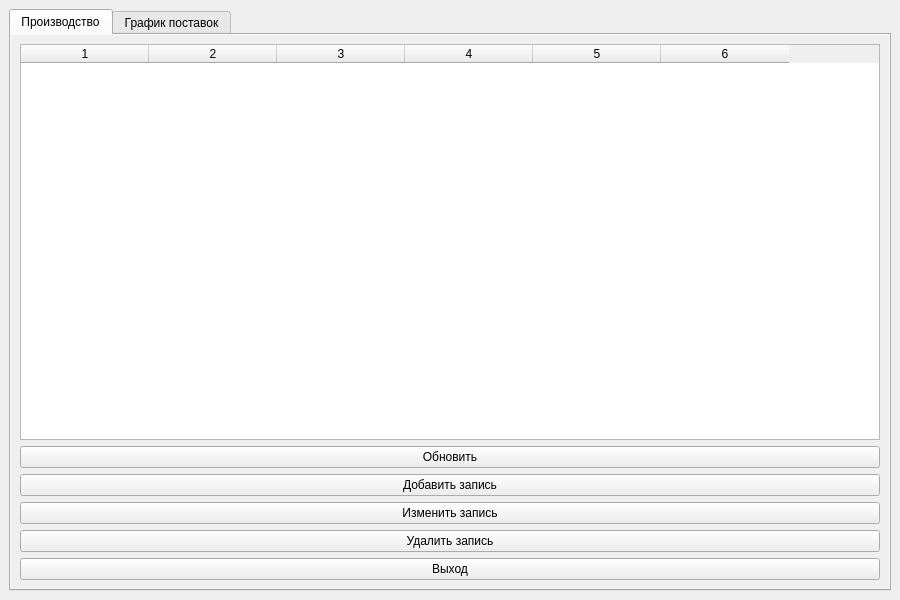
<?xml version="1.0" encoding="UTF-8"?>
<ui version="4.0">
 <class>MainWindow</class>
 <widget class="QMainWindow" name="MainWindow">
  <property name="enabled">
   <bool>true</bool>
  </property>
  <property name="geometry">
   <rect>
    <x>0</x>
    <y>0</y>
    <width>900</width>
    <height>600</height>
   </rect>
  </property>
  <property name="sizePolicy">
   <sizepolicy hsizetype="Expanding" vsizetype="Expanding">
    <horstretch>0</horstretch>
    <verstretch>0</verstretch>
   </sizepolicy>
  </property>
  <property name="baseSize">
   <size>
    <width>800</width>
    <height>600</height>
   </size>
  </property>
  <property name="windowTitle">
   <string>Промышленное производство</string>
  </property>
  <property name="animated">
   <bool>true</bool>
  </property>
  <widget class="QWidget" name="centralwidget">
   <layout class="QVBoxLayout" name="verticalLayout">
    <property name="sizeConstraint">
     <enum>QLayout::SetDefaultConstraint</enum>
    </property>
    <item>
     <widget class="QTabWidget" name="tabWidget">
      <property name="sizePolicy">
       <sizepolicy hsizetype="Expanding" vsizetype="Expanding">
        <horstretch>0</horstretch>
        <verstretch>0</verstretch>
       </sizepolicy>
      </property>
      <property name="currentIndex">
       <number>0</number>
      </property>
      <widget class="QWidget" name="tab">
       <property name="autoFillBackground">
        <bool>true</bool>
       </property>
       <attribute name="title">
        <string>Производство</string>
       </attribute>
       <layout class="QVBoxLayout" name="verticalLayout_2">
        <property name="sizeConstraint">
         <enum>QLayout::SetMaximumSize</enum>
        </property>
        <item>
         <widget class="QTableWidget" name="tableWidget_1">
          <property name="sizePolicy">
           <sizepolicy hsizetype="Expanding" vsizetype="Expanding">
            <horstretch>0</horstretch>
            <verstretch>0</verstretch>
           </sizepolicy>
          </property>
          <property name="tabletTracking">
           <bool>false</bool>
          </property>
          <property name="contextMenuPolicy">
           <enum>Qt::NoContextMenu</enum>
          </property>
          <property name="lineWidth">
           <number>1</number>
          </property>
          <property name="sizeAdjustPolicy">
           <enum>QAbstractScrollArea::AdjustToContents</enum>
          </property>
          <property name="editTriggers">
           <set>QAbstractItemView::NoEditTriggers</set>
          </property>
          <property name="dragEnabled">
           <bool>false</bool>
          </property>
          <property name="columnCount">
           <number>6</number>
          </property>
          <attribute name="horizontalHeaderVisible">
           <bool>true</bool>
          </attribute>
          <attribute name="horizontalHeaderCascadingSectionResizes">
           <bool>true</bool>
          </attribute>
          <attribute name="horizontalHeaderMinimumSectionSize">
           <number>40</number>
          </attribute>
          <attribute name="horizontalHeaderDefaultSectionSize">
           <number>128</number>
          </attribute>
          <attribute name="horizontalHeaderHighlightSections">
           <bool>true</bool>
          </attribute>
          <attribute name="horizontalHeaderStretchLastSection">
           <bool>false</bool>
          </attribute>
          <attribute name="verticalHeaderVisible">
           <bool>false</bool>
          </attribute>
          <attribute name="verticalHeaderCascadingSectionResizes">
           <bool>true</bool>
          </attribute>
          <attribute name="verticalHeaderHighlightSections">
           <bool>true</bool>
          </attribute>
          <attribute name="verticalHeaderShowSortIndicator" stdset="0">
           <bool>false</bool>
          </attribute>
          <column/>
          <column/>
          <column/>
          <column/>
          <column/>
          <column/>
         </widget>
        </item>
        <item>
         <widget class="QPushButton" name="Refresh">
          <property name="text">
           <string>Обновить</string>
          </property>
         </widget>
        </item>
        <item>
         <widget class="QPushButton" name="AddLine">
          <property name="text">
           <string>Добавить запись</string>
          </property>
         </widget>
        </item>
        <item>
         <widget class="QPushButton" name="ChangeLine">
          <property name="text">
           <string>Изменить запись</string>
          </property>
         </widget>
        </item>
        <item>
         <widget class="QPushButton" name="RemoveLine">
          <property name="text">
           <string>Удалить запись</string>
          </property>
         </widget>
        </item>
        <item>
         <widget class="QPushButton" name="Exit">
          <property name="text">
           <string>Выход</string>
          </property>
         </widget>
        </item>
       </layout>
      </widget>
      <widget class="QWidget" name="tab_2">
       <property name="sizePolicy">
        <sizepolicy hsizetype="Expanding" vsizetype="Expanding">
         <horstretch>0</horstretch>
         <verstretch>0</verstretch>
        </sizepolicy>
       </property>
       <property name="autoFillBackground">
        <bool>true</bool>
       </property>
       <attribute name="title">
        <string>График поставок</string>
       </attribute>
       <layout class="QHBoxLayout" name="horizontalLayout">
        <property name="sizeConstraint">
         <enum>QLayout::SetNoConstraint</enum>
        </property>
        <item>
         <widget class="QCalendarWidget" name="Calendar"/>
        </item>
        <item>
         <widget class="QTableWidget" name="tableWidget_2">
          <property name="sizePolicy">
           <sizepolicy hsizetype="Expanding" vsizetype="Expanding">
            <horstretch>0</horstretch>
            <verstretch>0</verstretch>
           </sizepolicy>
          </property>
          <property name="tabletTracking">
           <bool>false</bool>
          </property>
          <property name="contextMenuPolicy">
           <enum>Qt::DefaultContextMenu</enum>
          </property>
          <property name="lineWidth">
           <number>1</number>
          </property>
          <property name="sizeAdjustPolicy">
           <enum>QAbstractScrollArea::AdjustToContents</enum>
          </property>
          <property name="editTriggers">
           <set>QAbstractItemView::NoEditTriggers</set>
          </property>
          <property name="dragEnabled">
           <bool>false</bool>
          </property>
          <property name="columnCount">
           <number>4</number>
          </property>
          <attribute name="horizontalHeaderVisible">
           <bool>false</bool>
          </attribute>
          <attribute name="horizontalHeaderCascadingSectionResizes">
           <bool>false</bool>
          </attribute>
          <attribute name="horizontalHeaderDefaultSectionSize">
           <number>128</number>
          </attribute>
          <attribute name="horizontalHeaderHighlightSections">
           <bool>false</bool>
          </attribute>
          <attribute name="horizontalHeaderShowSortIndicator" stdset="0">
           <bool>false</bool>
          </attribute>
          <attribute name="horizontalHeaderStretchLastSection">
           <bool>false</bool>
          </attribute>
          <attribute name="verticalHeaderVisible">
           <bool>false</bool>
          </attribute>
          <attribute name="verticalHeaderCascadingSectionResizes">
           <bool>true</bool>
          </attribute>
          <attribute name="verticalHeaderHighlightSections">
           <bool>true</bool>
          </attribute>
          <attribute name="verticalHeaderShowSortIndicator" stdset="0">
           <bool>false</bool>
          </attribute>
          <column/>
          <column/>
          <column/>
          <column/>
         </widget>
        </item>
       </layout>
      </widget>
     </widget>
    </item>
   </layout>
  </widget>
 </widget>
 <resources/>
 <connections/>
</ui>
